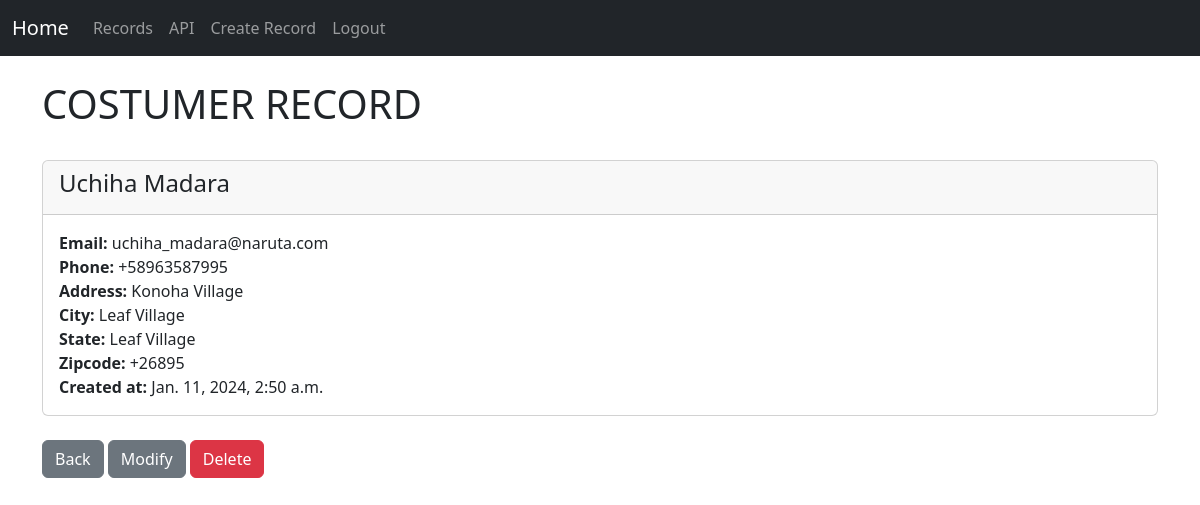
/record/21 (signed in), run on an earlier commit of the app's database.
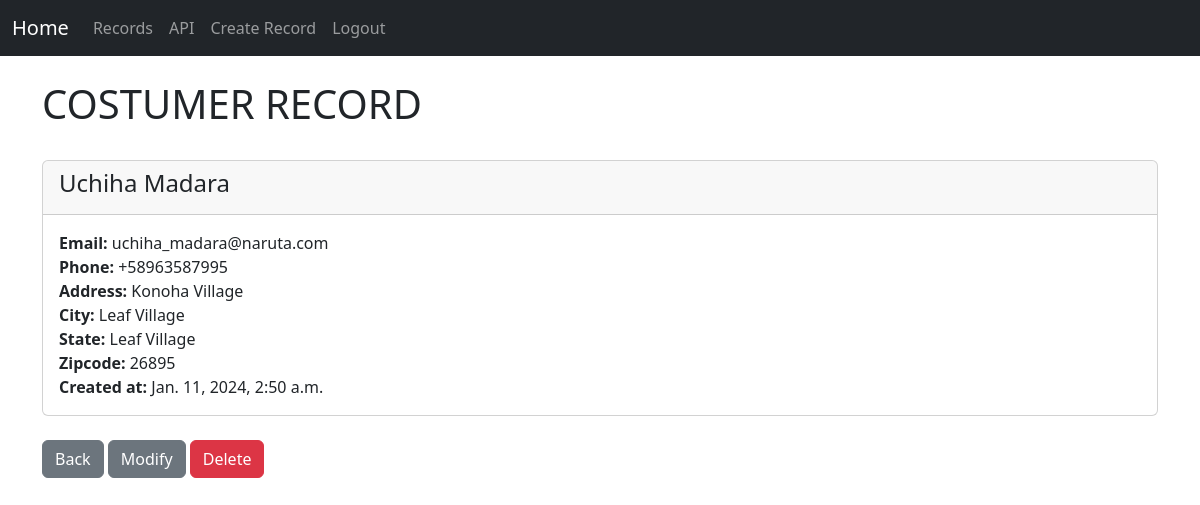
And on a later commit of the database.
### crm/models.py (models this page shows, shortened)
class Record(models.Model):
	created_at = models.DateTimeField(auto_now_add=True)
	first_name = models.CharField(max_length=50)
	last_name =  models.CharField(max_length=50)
	email =  models.CharField(max_length=100)
	phone = models.CharField(max_length=15)
	address =  models.CharField(max_length=100)
	city =  models.CharField(max_length=50)
	state =  models.CharField(max_length=50)
	zipcode =  models.CharField(max_length=20)

### crm/views.py (the view)
# urls.py: path('record/<int:pk>', views.costumer_record, name='record'),
def costumer_record(request,pk):
	if request.user.is_authenticated:
		costumer_record = Record.objects.get(id=pk)
		return render(request,'record.html',{'costumer_record':costumer_record})
	else:
		messages.error(request, 'You Must Be Authenticated To Access Here!...')
		return redirect('saludo')

### crm/templates/record.html (shortened to what this page needs)
{% extends 'base.html' %}
{% block content %}
<div >
		{%  if user.is_authenticated  %}
		<h1>COSTUMER RECORD</h1>
			<br>
			<div class="card">
			  <div class="card-header">
			    <h4>{{costumer_record.first_name}}  {{costumer_record.last_name}}</h3>
			  </div>
			  <div class="card-body">
			    <strong> Email: </strong> {{costumer_record.email}}<br>
			    <strong>Phone: </strong> {{costumer_record.phone}}<br>
			    <strong>Address: </strong> {{costumer_record.address}}<br>
			    <strong>City: </strong> {{costumer_record.city}}<br>
			    <strong>State: </strong> {{costumer_record.state}}<br>
			    <strong>Zipcode: </strong> {{costumer_record.zipcode}}<br>
			    <strong>Created at: </strong> {{costumer_record.created_at}}
			  </div>
			</div>
			<br>
	    <a href="{%url 'records'%}" class="btn btn-secondary">Back</a>
   	    <a href="{%url 'update_record' costumer_record.id %}" class="btn btn-secondary">Modify</a>
	    <a href="{%url 'delete_record' costumer_record.id %}" class="btn btn-danger">Delete</a>
		{% endif %}
	</div>
{% endblock %}

What changed in the data, as far as the page shows it:
changed Record "Uchiha": zipcode "+26895" → "26895"
